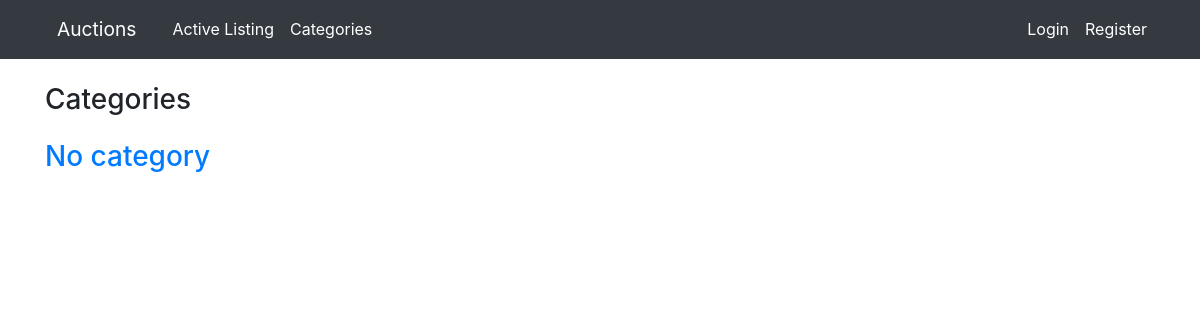
Page /categories on the earlier database version.
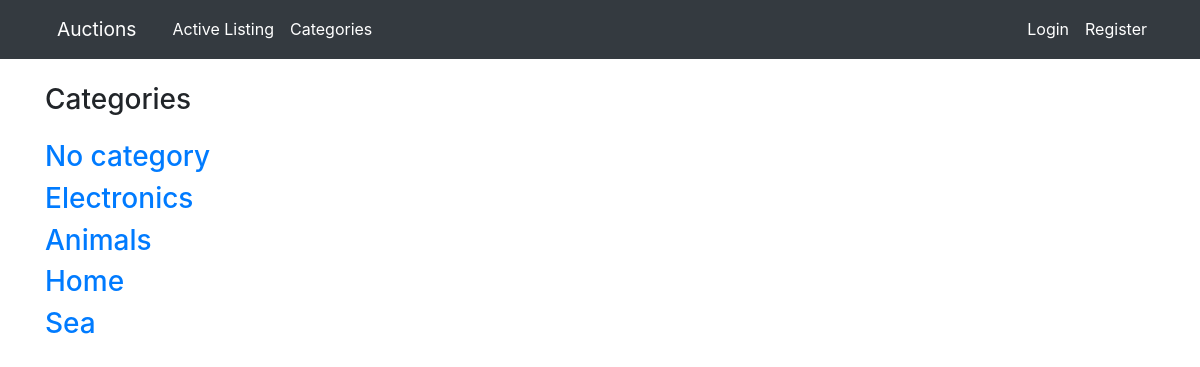
Same page on the later database version.
### auctions/models.py (models this page shows, shortened)
class Category(models.Model):
    category_name = models.CharField(max_length=50)

### auctions/views.py (the view)
# urls.py: path("categories", views.category_page, name="category-page"),
def category_page(request):
    category_list = Category.objects.all()
    context = {
        "categories": category_list
    }
    return render(request, "auctions/category-list.html", context)

### auctions/templates/auctions/category-list.html
{% extends "auctions/layout.html" %}
{% block body %}
    <h3 class="mb-4"> Categories </h3>
    <h3> <a href="/search?category=nocategory"> No category </a> </h3>
    {% for category in categories %}
        <h3> <a href="/search?category={{category.category_name}}"> {{category.category_name}} </a> </h3>
    {% endfor %}
{% endblock %}

Differences in the rows shown:
added Category: category_name "Electronics"
added Category: category_name "Animals"
added Category: category_name "Home"
added Category: category_name "Sea"
